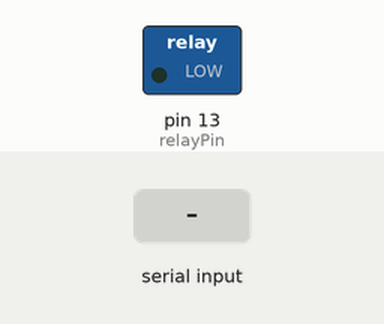
Simulated run of this sketch. Board: Arduino Uno, built with avr-gcc and run on an emulated ATmega328P. Shown: switched loads named in the sketch (green lamp = pin HIGH). The test bench sets the inputs (shaded band).

Above: at 1.2 s.
1.3 s: "ON\n" received over Serial
At 2.5 s:
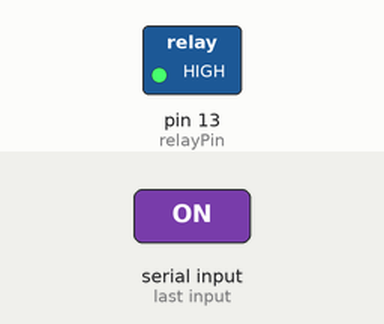
2.8 s: "OFF\n" received over Serial
At 3.9 s:
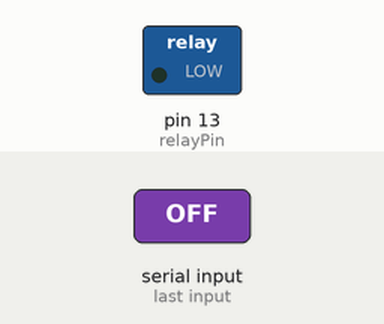
Timing chart, 0 to 5.8 s (numbered marks = the images above; inputs shaded):
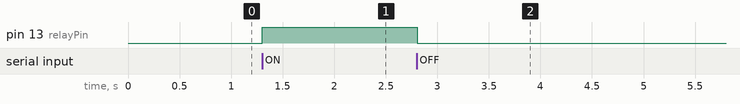

Measured:
- after the input at 1.3 s, pin 13 (relayPin): LOW → HIGH at once
- after the input at 2.8 s, pin 13 (relayPin): HIGH → LOW at once

The sketch:

control.ino
```cpp
int relayPin = 13;

void setup() {
  Serial.begin(9600);
  pinMode(relayPin, OUTPUT);
}

void loop() {
  if (Serial.available()) {
    String command = Serial.readStringUntil('\n');

    if (command == "ON") {
      digitalWrite(relayPin, HIGH);
    }
    else if (command == "OFF") {
      digitalWrite(relayPin, LOW);
    }
  }
}
```
